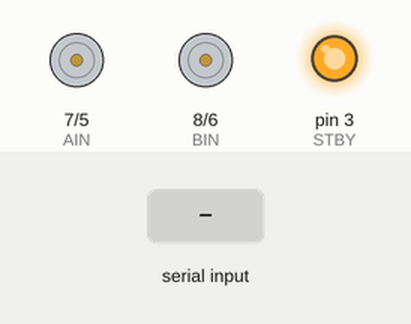
Simulated run of this sketch. Board: Arduino Uno, built with avr-gcc and run on an emulated ATmega328P. On the bench: direction and speed pins drawn as motors (green arrow = direction pin HIGH = forward, orange = LOW = backward, longer = more drive, stopped while the standby pin is LOW), output pins drawn as LEDs (lit = HIGH). The inputs (shaded band) are chosen by the test bench.

Above: at 1.2 s.
1.3 s: "1\n" received over Serial
At 1.8 s:
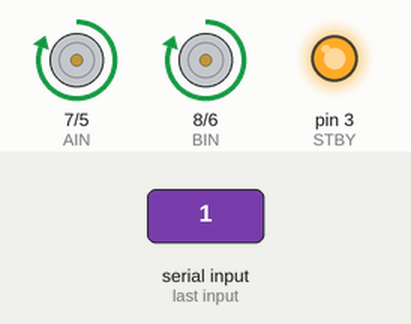
Timing chart, 0 to 4.3 s (numbered marks = the images above; inputs shaded):
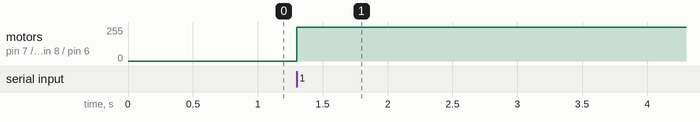

Measured:
- after the input at 1.3 s, motor on pin 7 (AIN) / pin 5 (PWMA), motor on pin 8 (BIN) / pin 6 (PWMB): stopped → forward 255/255 at once

The sketch:

CarDriver.ino
```cpp
/* Shivam Patel
   Bonus Project EECS1011
   CarDriver
*/

// define IO pin
#define PWMA 5    // Controls power to right motor
#define PWMB 6    // Controls power to left motor
#define AIN 7     // Controls direction of right motor, HIGH = FORWARD, LOW = REVERSE
#define BIN 8     // Controls direction of right motor, HIGH = FORWARD, LOW = REVERSE
#define STBY 3    // Place H-Bridge in standby if LOW, Run if HIGH
bool isEnd = false;

void setup() {
  Serial.begin(9600);
  pinMode(PWMA, OUTPUT);     //set IO pin mode OUTPUT
  pinMode(PWMB, OUTPUT);
  pinMode(BIN, OUTPUT);
  pinMode(AIN, OUTPUT);
  pinMode(STBY, OUTPUT);
  digitalWrite(STBY, HIGH);  //Enable Motors to run
  digitalWrite(PWMA, LOW);  // Fully on

}

//main loop
void loop() {

  while(Serial.available() > 0){
    //Store data coming through the serial port in a variable
    int readData = Serial.parseInt();
    //If data that came through serial port is 1
    if (readData == 1){
      //Call on driveForward() method
      driveForward();
      //Delay of 5000ms
      delay(5000);
      //Call on checkRssi() method
      checkData();
    }
    //else if data that came through serial port is 2
    else if(readData == 2){
      //Call on turnLeft() method
      turnLeft();
      //Delay of 5000ms
      delay(5000);
      //Call on checkRssi() method
      checkData();
    }
    //else if data that came through serial port is 3
    else if(readData == 3){
      //Call on stop method
      stop();
    }
    else{
      Serial.println("Error");
    }
  }

}
//Make method to check the data received through serial port
void checkData(){
  int readData = Serial.parseInt();
}
//Make method to drive forwards
void driveForward(){
  digitalWrite(AIN, HIGH); //Turn right motor on in forward direction
  digitalWrite(BIN, HIGH); //Turn right motor on in forward direction
  digitalWrite(PWMA, 1);   // speed of right motor
  digitalWrite(PWMB, 1);   // speed of left motor
  delay(200); //Delay of 200 ms
}
void turnLeft(){
  // Turn Car Left
  digitalWrite(BIN, HIGH);  //Turn left motor and only left motor in forward direction
  digitalWrite(PWMB, 1); // speed of left motor
  delay(200); //Delay of 200 ms

}
//Method to stop car from moving
void stop(){
  digitalWrite(PWMA, LOW);   // Turn power off on right motor
  digitalWrite(PWMB, LOW);   // Turn power off on left motor

  while(1); //An infinite loop so it is always in a stop state no matter what
}
```
